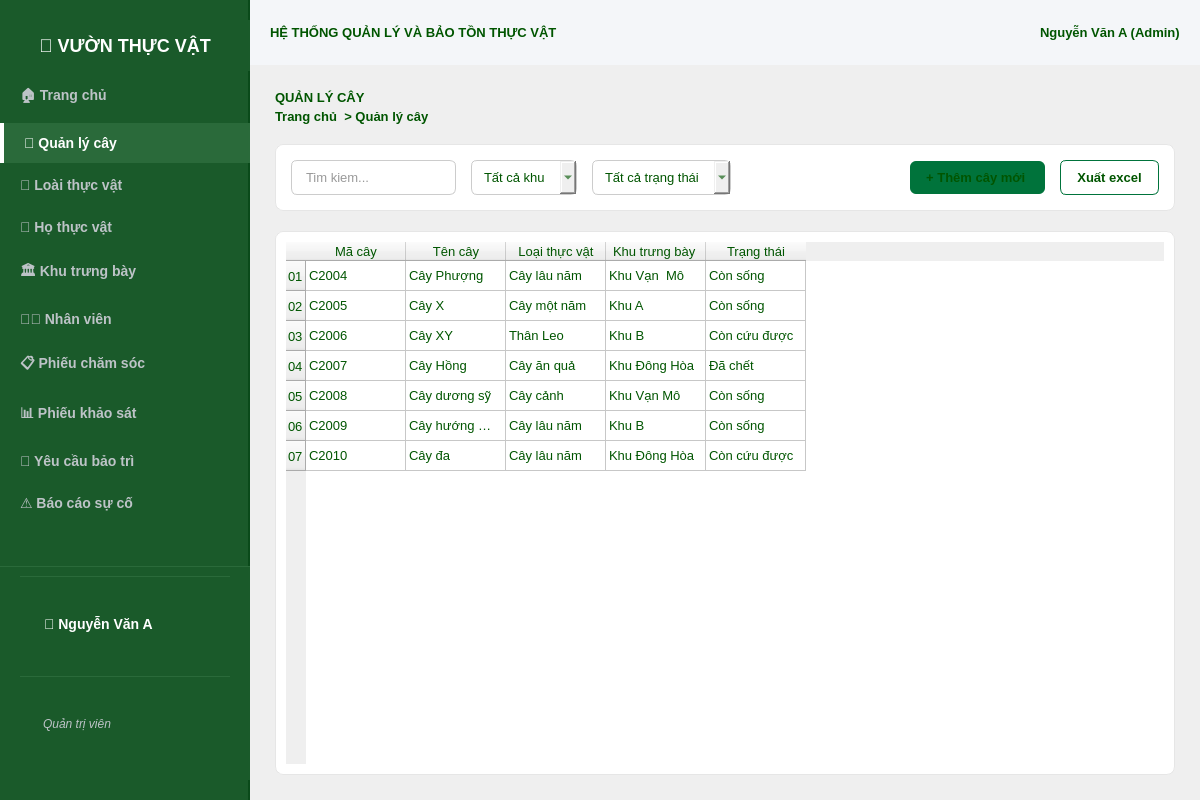
<?xml version="1.0" encoding="UTF-8"?>
<ui version="4.0">
 <class>MainWindow</class>
 <widget class="QMainWindow" name="MainWindow">
  <property name="geometry">
   <rect>
    <x>0</x>
    <y>0</y>
    <width>1200</width>
    <height>800</height>
   </rect>
  </property>
  <property name="windowTitle">
   <string>He Thong Quan Ly Va Bao Ton Thuc Vat</string>
  </property>
  <property name="styleSheet">
   <string notr="true">
    QMainWindow { background-color: #f4f6f9; }
    QWidget { font-family: 'Segoe UI'; font-size: 13px; color: #333333; }
   </string>
  </property>
  <widget class="QWidget" name="centralwidget">
   <property name="styleSheet">
    <string notr="true"/>
   </property>
   <layout class="QHBoxLayout" name="horizontalLayout_main">
    <property name="spacing">
     <number>0</number>
    </property>
    <property name="leftMargin">
     <number>0</number>
    </property>
    <property name="topMargin">
     <number>0</number>
    </property>
    <property name="rightMargin">
     <number>0</number>
    </property>
    <property name="bottomMargin">
     <number>0</number>
    </property>
    <item>
     <widget class="QFrame" name="sidebar">
      <property name="minimumSize">
       <size>
        <width>250</width>
        <height>0</height>
       </size>
      </property>
      <property name="maximumSize">
       <size>
        <width>250</width>
        <height>16777215</height>
       </size>
      </property>
      <property name="styleSheet">
       <string notr="true">QWidget#sidebar { background-color: #1a5a2a; border-right: 2px solid #0a4a1a; }</string>
      </property>
      <layout class="QVBoxLayout" name="verticalLayout_side" stretch="0,0,0,0,0,0,0,0,0,0,0,0,1">
       <property name="spacing">
        <number>2</number>
       </property>
       <property name="leftMargin">
        <number>0</number>
       </property>
       <property name="topMargin">
        <number>20</number>
       </property>
       <property name="rightMargin">
        <number>0</number>
       </property>
       <property name="bottomMargin">
        <number>20</number>
       </property>
       <item>
        <widget class="QLabel" name="lbl_logo">
         <property name="styleSheet">
          <string>font-size: 18px; font-weight: bold; color: #ffffff; padding: 15px 0; background-color: #1a5a2a;</string>
         </property>
         <property name="text">
          <string>🌿 VƯỜN THỰC VẬT</string>
         </property>
         <property name="alignment">
          <set>Qt::AlignCenter</set>
         </property>
        </widget>
       </item>
       <item>
        <widget class="QPushButton" name="pushButton">
         <property name="styleSheet">
          <string>QPushButton { text-align: left; padding: 12px 20px; background-color: transparent; color: #bdc3c7; border: none; border-radius: 0px; font-size: 14px; font-weight: bold; } QPushButton:hover { background-color: #2a6a3a; color: white; } QPushButton:checked { background-color: #2a6a3a; color: #ffffff; border-left: 4px solid #ffffff; }</string>
         </property>
         <property name="text">
          <string>🏠 Trang chủ</string>
         </property>
         <property name="checkable">
          <bool>true</bool>
         </property>
        </widget>
       </item>
       <item>
        <widget class="QPushButton" name="pushButton_2">
         <property name="styleSheet">
          <string>QPushButton { text-align: left; padding: 12px 20px; background-color: #2a6a3a; color: #ffffff; border: none; border-radius: 0px; font-size: 14px; font-weight: bold; border-left: 4px solid #ffffff; } QPushButton:hover { background-color: #2a6a3a; color: white; }</string>
         </property>
         <property name="text">
          <string>🌳 Quản lý cây</string>
         </property>
         <property name="checkable">
          <bool>true</bool>
         </property>
         <property name="checked">
          <bool>true</bool>
         </property>
        </widget>
       </item>
       <item>
        <widget class="QPushButton" name="pushButton_3">
         <property name="styleSheet">
          <string>QPushButton { text-align: left; padding: 12px 20px; background-color: transparent; color: #bdc3c7; border: none; border-radius: 0px; font-size: 14px; font-weight: bold; } QPushButton:hover { background-color: #2a6a3a; color: white; } QPushButton:checked { background-color: #2a6a3a; color: #ffffff; border-left: 4px solid #ffffff; }</string>
         </property>
         <property name="text">
          <string>🌿 Loài thực vật</string>
         </property>
         <property name="checkable">
          <bool>true</bool>
         </property>
        </widget>
       </item>
       <item>
        <widget class="QPushButton" name="pushButton_4">
         <property name="styleSheet">
          <string>QPushButton { text-align: left; padding: 12px 20px; background-color: transparent; color: #bdc3c7; border: none; border-radius: 0px; font-size: 14px; font-weight: bold; } QPushButton:hover { background-color: #2a6a3a; color: white; } QPushButton:checked { background-color: #2a6a3a; color: #ffffff; border-left: 4px solid #ffffff; }</string>
         </property>
         <property name="text">
          <string>🌺 Họ thực vật</string>
         </property>
         <property name="checkable">
          <bool>true</bool>
         </property>
        </widget>
       </item>
       <item>
        <widget class="QPushButton" name="pushButton_5">
         <property name="styleSheet">
          <string>QPushButton { text-align: left; padding: 12px 20px; background-color: transparent; color: #bdc3c7; border: none; border-radius: 0px; font-size: 14px; font-weight: bold; } QPushButton:hover { background-color: #2a6a3a; color: white; } QPushButton:checked { background-color: #2a6a3a; color: #ffffff; border-left: 4px solid #ffffff; }</string>
         </property>
         <property name="text">
          <string>🏛️ Khu trưng bày</string>
         </property>
         <property name="checkable">
          <bool>true</bool>
         </property>
        </widget>
       </item>
       <item>
        <widget class="QPushButton" name="pushButton_6">
         <property name="styleSheet">
          <string>QPushButton { text-align: left; padding: 12px 20px; background-color: transparent; color: #bdc3c7; border: none; border-radius: 0px; font-size: 14px; font-weight: bold; } QPushButton:hover { background-color: #2a6a3a; color: white; } QPushButton:checked { background-color: #2a6a3a; color: #ffffff; border-left: 4px solid #ffffff; }</string>
         </property>
         <property name="text">
          <string>👨‍🌾 Nhân viên</string>
         </property>
         <property name="checkable">
          <bool>true</bool>
         </property>
        </widget>
       </item>
       <item>
        <widget class="QPushButton" name="pushButton_7">
         <property name="styleSheet">
          <string>QPushButton { text-align: left; padding: 12px 20px; background-color: transparent; color: #bdc3c7; border: none; border-radius: 0px; font-size: 14px; font-weight: bold; } QPushButton:hover { background-color: #2a6a3a; color: white; } QPushButton:checked { background-color: #2a6a3a; color: #ffffff; border-left: 4px solid #ffffff; }</string>
         </property>
         <property name="text">
          <string>📋 Phiếu chăm sóc</string>
         </property>
         <property name="checkable">
          <bool>true</bool>
         </property>
        </widget>
       </item>
       <item>
        <widget class="QPushButton" name="pushButton_8">
         <property name="styleSheet">
          <string>QPushButton { text-align: left; padding: 12px 20px; background-color: transparent; color: #bdc3c7; border: none; border-radius: 0px; font-size: 14px; font-weight: bold; } QPushButton:hover { background-color: #2a6a3a; color: white; } QPushButton:checked { background-color: #2a6a3a; color: #ffffff; border-left: 4px solid #ffffff; }</string>
         </property>
         <property name="text">
          <string>📊 Phiếu khảo sát</string>
         </property>
         <property name="checkable">
          <bool>true</bool>
         </property>
        </widget>
       </item>
       <item>
        <widget class="QPushButton" name="pushButton_9">
         <property name="styleSheet">
          <string>QPushButton { text-align: left; padding: 12px 20px; background-color: transparent; color: #bdc3c7; border: none; border-radius: 0px; font-size: 14px; font-weight: bold; } QPushButton:hover { background-color: #2a6a3a; color: white; } QPushButton:checked { background-color: #2a6a3a; color: #ffffff; border-left: 4px solid #ffffff; }</string>
         </property>
         <property name="text">
          <string>🔧 Yêu cầu bảo trì</string>
         </property>
         <property name="checkable">
          <bool>true</bool>
         </property>
        </widget>
       </item>
       <item>
        <widget class="QPushButton" name="pushButton_10">
         <property name="styleSheet">
          <string>QPushButton { text-align: left; padding: 12px 20px; background-color: transparent; color: #bdc3c7; border: none; border-radius: 0px; font-size: 14px; font-weight: bold; } QPushButton:hover { background-color: #2a6a3a; color: white; } QPushButton:checked { background-color: #2a6a3a; color: #ffffff; border-left: 4px solid #ffffff; }</string>
         </property>
         <property name="text">
          <string>⚠️ Báo cáo sự cố</string>
         </property>
         <property name="checkable">
          <bool>true</bool>
         </property>
        </widget>
       </item>
       <item>
        <spacer name="spacer_side">
         <property name="orientation">
          <enum>Qt::Vertical</enum>
         </property>
         <property name="sizeHint" stdset="0">
          <size>
           <width>20</width>
           <height>40</height>
          </size>
         </property>
        </spacer>
       </item>
       <item>
        <widget class="QWidget" name="userInfoWidget" native="true">
         <property name="styleSheet">
          <string>background-color: #1a5a2a; padding: 10px 20px; border-top: 1px solid #2a6a3a;</string>
         </property>
         <layout class="QVBoxLayout" name="userInfoLayout">
          <property name="spacing">
           <number>5</number>
          </property>
          <property name="leftMargin">
           <number>20</number>
          </property>
          <property name="topMargin">
           <number>10</number>
          </property>
          <property name="rightMargin">
           <number>20</number>
          </property>
          <property name="bottomMargin">
           <number>10</number>
          </property>
          <item>
           <widget class="QLabel" name="sidebarUserLabel">
            <property name="styleSheet">
             <string>color: #ffffff; font-size: 14px; font-weight: bold;</string>
            </property>
            <property name="text">
             <string>👤 Nguyễn Văn A</string>
            </property>
           </widget>
          </item>
          <item>
           <widget class="QLabel" name="sidebarRoleLabel">
            <property name="styleSheet">
             <string>color: #bdc3c7; font-size: 12px; font-style: italic;</string>
            </property>
            <property name="text">
             <string>Quản trị viên</string>
            </property>
           </widget>
          </item>
         </layout>
        </widget>
       </item>
      </layout>
     </widget>
    </item>
    <item>
     <layout class="QVBoxLayout" name="verticalLayout_content">
      <property name="spacing">
       <number>0</number>
      </property>
      <property name="leftMargin">
       <number>0</number>
      </property>
      <property name="topMargin">
       <number>0</number>
      </property>
      <property name="rightMargin">
       <number>0</number>
      </property>
      <property name="bottomMargin">
       <number>0</number>
      </property>
      <item>
       <widget class="QFrame" name="top_bar">
        <property name="minimumSize">
         <size>
          <width>0</width>
          <height>65</height>
         </size>
        </property>
        <property name="styleSheet">
         <string notr="true">
border-image: url(:/images/ui/images/ảnh cỏ.png);</string>
        </property>
        <layout class="QHBoxLayout" name="horizontalLayout_top" stretch="0,0,0">
         <property name="leftMargin">
          <number>20</number>
         </property>
         <property name="topMargin">
          <number>20</number>
         </property>
         <property name="rightMargin">
          <number>20</number>
         </property>
         <property name="bottomMargin">
          <number>20</number>
         </property>
         <item>
          <widget class="QLabel" name="lbl_system_title">
           <property name="styleSheet">
            <string notr="true">color: rgb(0, 85, 0);
font: 12pt &quot;MS Shell Dlg 2&quot;;
font-weight: bold;</string>
           </property>
           <property name="text">
            <string>HỆ THỐNG QUẢN LÝ VÀ BẢO TỒN THỰC VẬT</string>
           </property>
          </widget>
         </item>
         <item>
          <spacer name="spacer_top">
           <property name="orientation">
            <enum>Qt::Horizontal</enum>
           </property>
           <property name="sizeHint" stdset="0">
            <size>
             <width>0</width>
             <height>0</height>
            </size>
           </property>
          </spacer>
         </item>
         <item>
          <widget class="QLabel" name="lbl_user_profile">
           <property name="styleSheet">
            <string notr="true">color: rgb(0, 85, 0);
border-image: url(:/images/ui/images/frame_right(2).jpg);
font: 10pt &quot;MS Shell Dlg 2&quot;;
font-weight: bold;</string>
           </property>
           <property name="text">
            <string>Nguyễn Văn A (Admin)</string>
           </property>
          </widget>
         </item>
        </layout>
       </widget>
      </item>
      <item>
       <widget class="QScrollArea" name="scrollArea">
        <property name="styleSheet">
         <string notr="true">border-image: url(:/images/ui/images/ảnh cỏ.png);</string>
        </property>
        <property name="frameShape">
         <enum>QFrame::NoFrame</enum>
        </property>
        <property name="widgetResizable">
         <bool>true</bool>
        </property>
        <widget class="QWidget" name="scrollAreaWidgetContents">
         <property name="geometry">
          <rect>
           <x>0</x>
           <y>0</y>
           <width>958</width>
           <height>733</height>
          </rect>
         </property>
         <layout class="QVBoxLayout" name="verticalLayout_workspace">
          <property name="spacing">
           <number>20</number>
          </property>
          <property name="leftMargin">
           <number>25</number>
          </property>
          <property name="topMargin">
           <number>25</number>
          </property>
          <property name="rightMargin">
           <number>25</number>
          </property>
          <property name="bottomMargin">
           <number>25</number>
          </property>
          <item>
           <layout class="QVBoxLayout" name="layout_title">
            <property name="spacing">
             <number>4</number>
            </property>
            <item>
             <widget class="QLabel" name="lbl_main_title">
              <property name="styleSheet">
               <string notr="true">font: 12pt &quot;MS Shell Dlg 2&quot;;
color: rgb(0, 85, 0);
font-weight: bold;
</string>
              </property>
              <property name="text">
               <string>QUẢN LÝ CÂY</string>
              </property>
             </widget>
            </item>
            <item>
             <widget class="QLabel" name="lbl_breadcrumbs">
              <property name="styleSheet">
               <string notr="true">color: rgb(0, 85, 0);
font: 10pt &quot;MS Shell Dlg 2&quot;;
font-weight: bold
</string>
              </property>
              <property name="text">
               <string>Trang chủ  &gt; Quản lý cây </string>
              </property>
             </widget>
            </item>
           </layout>
          </item>
          <item>
           <widget class="QFrame" name="filter_card">
            <property name="styleSheet">
             <string notr="true">
               QFrame#filter_card { background-color: #ffffff; border-radius: 8px; border: 1px solid #e6e6e6; }
               QLineEdit { border: 1px solid #cccccc; border-radius: 6px; padding: 8px 12px; }
               QComboBox { border: 1px solid #cccccc; border-radius: 6px; padding: 8px 12px; }
               QPushButton#btn_add { background-color: #00733b; color: white; font-weight: bold; border-radius: 6px; padding: 9px 16px; }
               QPushButton#btn_export { background-color: transparent; color: #00733b; border: 1px solid #00733b; font-weight: bold; border-radius: 6px; padding: 9px 16px; }
              </string>
            </property>
            <layout class="QHBoxLayout" name="horizontalLayout_filters">
             <property name="spacing">
              <number>15</number>
             </property>
             <property name="leftMargin">
              <number>15</number>
             </property>
             <property name="topMargin">
              <number>15</number>
             </property>
             <property name="rightMargin">
              <number>15</number>
             </property>
             <property name="bottomMargin">
              <number>15</number>
             </property>
             <item>
              <widget class="QLineEdit" name="txt_search">
               <property name="placeholderText">
                <string>Tim kiem...</string>
               </property>
              </widget>
             </item>
             <item>
              <widget class="QComboBox" name="cb_khu">
               <property name="styleSheet">
                <string notr="true">font: 10pt &quot;MS Shell Dlg 2&quot;;
color: rgb(0, 85, 0);</string>
               </property>
               <item>
                <property name="text">
                 <string>Tất cả khu </string>
                </property>
               </item>
               <item>
                <property name="text">
                 <string>KHU01</string>
                </property>
               </item>
               <item>
                <property name="text">
                 <string>KHU02</string>
                </property>
               </item>
               <item>
                <property name="text">
                 <string>KHU03</string>
                </property>
               </item>
               <item>
                <property name="text">
                 <string>KHU04</string>
                </property>
               </item>
               <item>
                <property name="text">
                 <string>KHU05</string>
                </property>
               </item>
               <item>
                <property name="text">
                 <string>KHU06</string>
                </property>
               </item>
               <item>
                <property name="text">
                 <string>KHU07</string>
                </property>
               </item>
               <item>
                <property name="text">
                 <string>KHU08</string>
                </property>
               </item>
               <item>
                <property name="text">
                 <string>KHU09</string>
                </property>
               </item>
               <item>
                <property name="text">
                 <string>KHU10</string>
                </property>
               </item>
               <item>
                <property name="text">
                 <string>KHU11</string>
                </property>
               </item>
               <item>
                <property name="text">
                 <string>KHU12</string>
                </property>
               </item>
               <item>
                <property name="text">
                 <string>KHU13</string>
                </property>
               </item>
              </widget>
             </item>
             <item>
              <widget class="QComboBox" name="cb_trangthai">
               <property name="styleSheet">
                <string notr="true">color: rgb(0, 85, 0);
font: 10pt &quot;MS Shell Dlg 2&quot;;</string>
               </property>
               <item>
                <property name="text">
                 <string>Tất cả trạng thái</string>
                </property>
               </item>
               <item>
                <property name="text">
                 <string>Đang hoạt động</string>
                </property>
               </item>
               <item>
                <property name="text">
                 <string>Đã di dời</string>
                </property>
               </item>
               <item>
                <property name="text">
                 <string>Đã chết</string>
                </property>
               </item>
              </widget>
             </item>
             <item>
              <spacer name="spacer_filters">
               <property name="orientation">
                <enum>Qt::Horizontal</enum>
               </property>
               <property name="sizeHint" stdset="0">
                <size>
                 <width>0</width>
                 <height>0</height>
                </size>
               </property>
              </spacer>
             </item>
             <item>
              <widget class="QPushButton" name="btn_add">
               <property name="styleSheet">
                <string notr="true">color: rgb(0, 85, 0);
font: 10pt &quot;MS Shell Dlg 2&quot;;
font-weight: bold;</string>
               </property>
               <property name="text">
                <string>+ Thêm cây mới </string>
               </property>
              </widget>
             </item>
             <item>
              <widget class="QPushButton" name="btn_export">
               <property name="styleSheet">
                <string notr="true">color: rgb(0, 85, 0);
font: 10pt &quot;MS Shell Dlg 2&quot;;
font-weight: bold;</string>
               </property>
               <property name="text">
                <string>Xuất excel</string>
               </property>
              </widget>
             </item>
            </layout>
           </widget>
          </item>
          <item>
           <widget class="QFrame" name="table_container_card">
            <property name="styleSheet">
             <string notr="true">
               QFrame#table_container_card { background-color: #ffffff; border-radius: 8px; border: 1px solid #e6e6e6; }
               QTableWidget { border: none; }
              </string>
            </property>
            <layout class="QVBoxLayout" name="verticalLayout_table">
             <property name="leftMargin">
              <number>10</number>
             </property>
             <property name="topMargin">
              <number>10</number>
             </property>
             <property name="rightMargin">
              <number>10</number>
             </property>
             <property name="bottomMargin">
              <number>10</number>
             </property>
             <item>
              <widget class="QTableWidget" name="tableWidget">
               <property name="styleSheet">
                <string notr="true">color: rgb(0, 85, 0);
font: 10pt &quot;MS Shell Dlg 2&quot;;</string>
               </property>
               <row>
                <property name="text">
                 <string>01</string>
                </property>
               </row>
               <row>
                <property name="text">
                 <string>02</string>
                </property>
               </row>
               <row>
                <property name="text">
                 <string>03</string>
                </property>
               </row>
               <row>
                <property name="text">
                 <string>04</string>
                </property>
               </row>
               <row>
                <property name="text">
                 <string>05</string>
                </property>
               </row>
               <row>
                <property name="text">
                 <string>06</string>
                </property>
               </row>
               <row>
                <property name="text">
                 <string>07</string>
                </property>
               </row>
               <column>
                <property name="text">
                 <string>Mã cây</string>
                </property>
               </column>
               <column>
                <property name="text">
                 <string>Tên cây</string>
                </property>
               </column>
               <column>
                <property name="text">
                 <string>Loại thực vật</string>
                </property>
               </column>
               <column>
                <property name="text">
                 <string>Khu trưng bày </string>
                </property>
               </column>
               <column>
                <property name="text">
                 <string>Trạng thái</string>
                </property>
               </column>
               <item row="0" column="0">
                <property name="text">
                 <string>C2004 </string>
                </property>
               </item>
               <item row="0" column="1">
                <property name="text">
                 <string>Cây Phượng</string>
                </property>
               </item>
               <item row="0" column="2">
                <property name="text">
                 <string>Cây lâu năm </string>
                </property>
               </item>
               <item row="0" column="3">
                <property name="text">
                 <string>Khu Vạn  Mô</string>
                </property>
               </item>
               <item row="0" column="4">
                <property name="text">
                 <string>Còn sống</string>
                </property>
               </item>
               <item row="1" column="0">
                <property name="text">
                 <string>C2005</string>
                </property>
               </item>
               <item row="1" column="1">
                <property name="text">
                 <string>Cây X</string>
                </property>
               </item>
               <item row="1" column="2">
                <property name="text">
                 <string>Cây một năm</string>
                </property>
               </item>
               <item row="1" column="3">
                <property name="text">
                 <string>Khu A</string>
                </property>
               </item>
               <item row="1" column="4">
                <property name="text">
                 <string>Còn sống </string>
                </property>
               </item>
               <item row="2" column="0">
                <property name="text">
                 <string>C2006</string>
                </property>
               </item>
               <item row="2" column="1">
                <property name="text">
                 <string>Cây XY</string>
                </property>
               </item>
               <item row="2" column="2">
                <property name="text">
                 <string>Thân Leo</string>
                </property>
               </item>
               <item row="2" column="3">
                <property name="text">
                 <string>Khu B</string>
                </property>
               </item>
               <item row="2" column="4">
                <property name="text">
                 <string>Còn cứu được </string>
                </property>
               </item>
               <item row="3" column="0">
                <property name="text">
                 <string>C2007</string>
                </property>
               </item>
               <item row="3" column="1">
                <property name="text">
                 <string>Cây Hồng</string>
                </property>
               </item>
               <item row="3" column="2">
                <property name="text">
                 <string>Cây ăn quả</string>
                </property>
               </item>
               <item row="3" column="3">
                <property name="text">
                 <string>Khu Đông Hòa</string>
                </property>
               </item>
               <item row="3" column="4">
                <property name="text">
                 <string>Đã chết </string>
                </property>
               </item>
               <item row="4" column="0">
                <property name="text">
                 <string>C2008</string>
                </property>
               </item>
               <item row="4" column="1">
                <property name="text">
                 <string>Cây dương sỹ </string>
                </property>
               </item>
               <item row="4" column="2">
                <property name="text">
                 <string>Cây cảnh</string>
                </property>
               </item>
               <item row="4" column="3">
                <property name="text">
                 <string>Khu Vạn Mô</string>
                </property>
               </item>
               <item row="4" column="4">
                <property name="text">
                 <string>Còn sống </string>
                </property>
               </item>
               <item row="5" column="0">
                <property name="text">
                 <string>C2009</string>
                </property>
               </item>
               <item row="5" column="1">
                <property name="text">
                 <string>Cây hướng dương</string>
                </property>
               </item>
               <item row="5" column="2">
                <property name="text">
                 <string>Cây lâu năm </string>
                </property>
               </item>
               <item row="5" column="3">
                <property name="text">
                 <string>Khu B</string>
                </property>
               </item>
               <item row="5" column="4">
                <property name="text">
                 <string>Còn sống</string>
                </property>
               </item>
               <item row="6" column="0">
                <property name="text">
                 <string>C2010</string>
                </property>
               </item>
               <item row="6" column="1">
                <property name="text">
                 <string>Cây đa</string>
                </property>
               </item>
               <item row="6" column="2">
                <property name="text">
                 <string>Cây lâu năm</string>
                </property>
               </item>
               <item row="6" column="3">
                <property name="text">
                 <string>Khu Đông Hòa</string>
                </property>
               </item>
               <item row="6" column="4">
                <property name="text">
                 <string>Còn cứu được </string>
                </property>
               </item>
              </widget>
             </item>
            </layout>
           </widget>
          </item>
         </layout>
        </widget>
       </widget>
      </item>
     </layout>
    </item>
   </layout>
  </widget>
 </widget>
 <resources>
  <include location="../resources.qrc"/>
 </resources>
 <connections/>
</ui>
